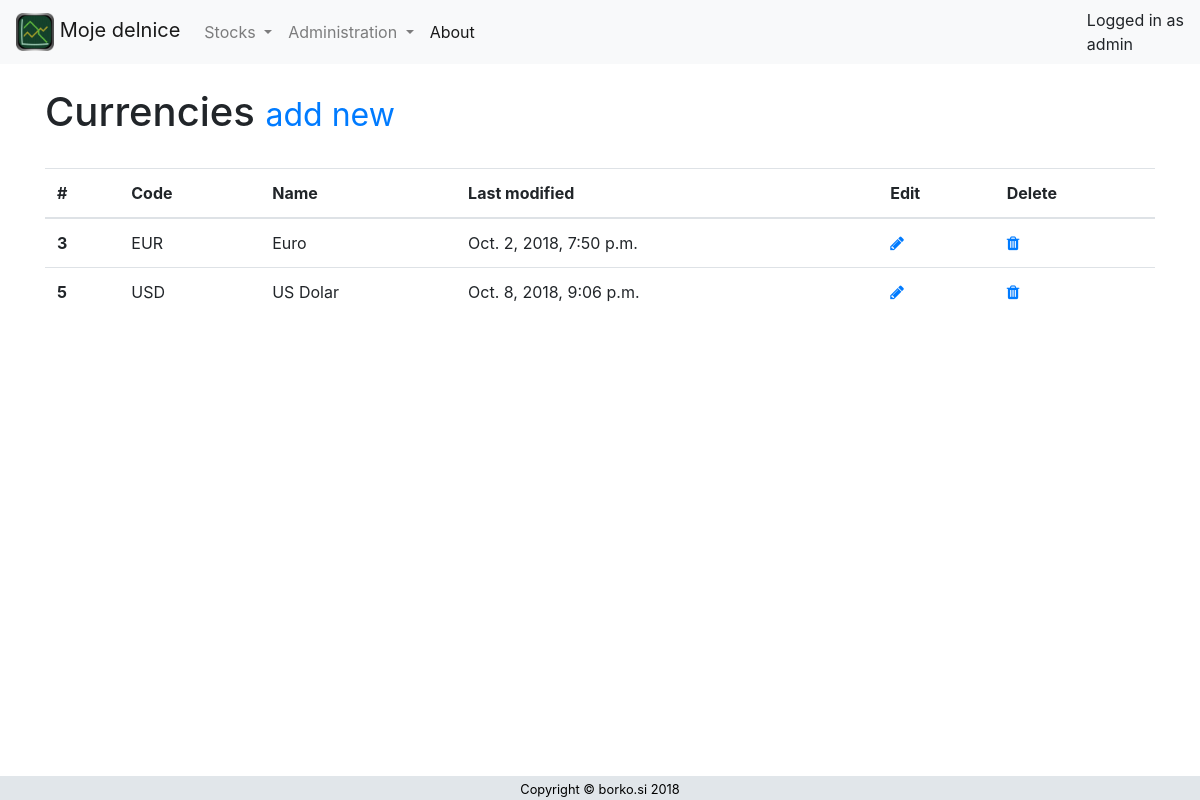
/currencies/ (signed in), run on the app's committed database.
### pages/models.py (models this page shows, shortened)
class Currency(models.Model):
    code = models.CharField(max_length=10)
    name = models.CharField(max_length=100)
    created_by = models.ForeignKey(settings.AUTH_USER_MODEL, on_delete=models.CASCADE)
    created_date_time = models.DateTimeField(auto_now_add=True)
    updated_date_time = models.DateTimeField(auto_now=True)
    class Meta:
      db_table = "currencies"

### pages/views.py (the view)
# urls.py: path('currencies/', views.currencies, name='currencies'),
def currencies(request):
    all_currencies = Currency.objects.all()
    context = {
        'currencies_list': all_currencies
    }
    return render(request, "currencies/currencies.html", context)

### pages/templates/currencies/currencies.html (shortened to what this page needs)
{% extends 'base.html' %}
{% block content %}
<h1>
Currencies
<small class="text-muted"><a href="{% url 'add_currency' %}">add new</a></small>
</h1>
<br/>
{% if currencies_list %}
    <table class="table">
        <thead>
            <tr>
                <th scope="col">#</th>
                <th scope="col">Code</th>
                <th scope="col">Name</th>
                <th scope="col">Last modified</th>
                <th scope="col">Edit</th>
                <th scope="col">Delete</th>
            </tr>
        </thead>
        <tbody>
        {% for currency in currencies_list %}
            <tr>
                <th scope="row">{{ currency.id }}</th>
                <td>{{ currency.code }}</td>
                <td>{{ currency.name }}</td>
                <td>{{ currency.updated_date_time }}</td>
                <td><a class="fa fa-pencil" href="{% url 'edit_currency' id=currency.id %}"></a></td>
                <td><a class="fa fa-trash" href="{% url 'delete_currency' id=currency.id %}"></a></td>
            </tr>
        {% endfor %}
        </tbody>
    </table>
{% else %}
    <p>There are no currencies.</p>
{% endif %}
{% endblock %}

### pages/templates/base.html (shortened to what this page needs)
<!doctype html>
<html lang="en">
  {% load static %}
  <head>
    <link rel="stylesheet" href="https://stackpath.bootstrapcdn.com/bootstrap/4.1.3/css/bootstrap.min.css">
    <link href="https://maxcdn.bootstrapcdn.com/font-awesome/4.7.0/css/font-awesome.min.css" rel="stylesheet">
    <link rel="stylesheet" href="{% static 'css/style.css' %}">
  </head>
  <body>
    <nav class="navbar navbar-expand-lg navbar-light bg-light">
      <a class="navbar-brand" href="{% url 'home' %}">
        <img src="{% static 'images/ikona_192.png' %}" width="38" height="38" alt=""/>
        Moje delnice
      </a>
      <div class="collapse navbar-collapse" id="navbarSupportedContent">
        <ul class="navbar-nav mr-auto">
          {% if user.is_authenticated %}
          <li class="nav-item dropdown">
            <a class="nav-link dropdown-toggle" href="#" id="navbarDropdown" role="button" data-toggle="dropdown" aria-haspopup="true" aria-expanded="false">
              Stocks
            </a>
          </li>
          <li class="nav-item dropdown">
            <a class="nav-link dropdown-toggle" href="#" id="navbarDropdown" role="button" data-toggle="dropdown" aria-haspopup="true" aria-expanded="false">
              Administration
            </a>
          </li>
          {% endif %}
          <li class="nav-item active">
            <a class="nav-link" href="{% url 'about' %}">About</a>
          </li>
        </ul>
      </div>
      {% if user.is_authenticated %}
        <div>
          <span class="display">Logged in as</span>
        <br/>
          <span class="display">{{ user.username }}</span>
        </div>
	    {% else %}
        <!-- show login form (currenty not used
        <a class="btn btn-outline-success" href="{% url 'login' %}" role="button">Login</a>
        -->
        <a class="btn btn-outline-success" href="{% url 'social:begin' 'google-oauth2' %}" role="button">Login with Google</a>
  	  {% endif %}
    </nav>
    <br/>
    <div class="container">
      {% if user.is_authenticated or request.path == '/about/' %}
        {% block content %}
        {% endblock %}
      {% else %}
        <p>Please login</p>
      {% endif %}
      <br/>
      <br/>
    </div>
    <div class="footer">
      <center><small>Copyright &copy; borko.si 2018</small></center>
    </div>
  </body>
</html>

### static/css/style.css (style rules this page uses)
.footer { position: fixed; left: 0; bottom: 0; width: 100%; background-color: #e1e6ea!important; color: black; text-align: center; }

### data on the page
Currency: id "3", code "EUR", name "Euro", updated_date_time "Oct. 2, 2018, 7:50 p.m."
Currency: id "5", code "USD", name "US Dolar", updated_date_time "Oct. 8, 2018, 9:06 p.m."

### other printed values
{{ user.username }} "admin"
